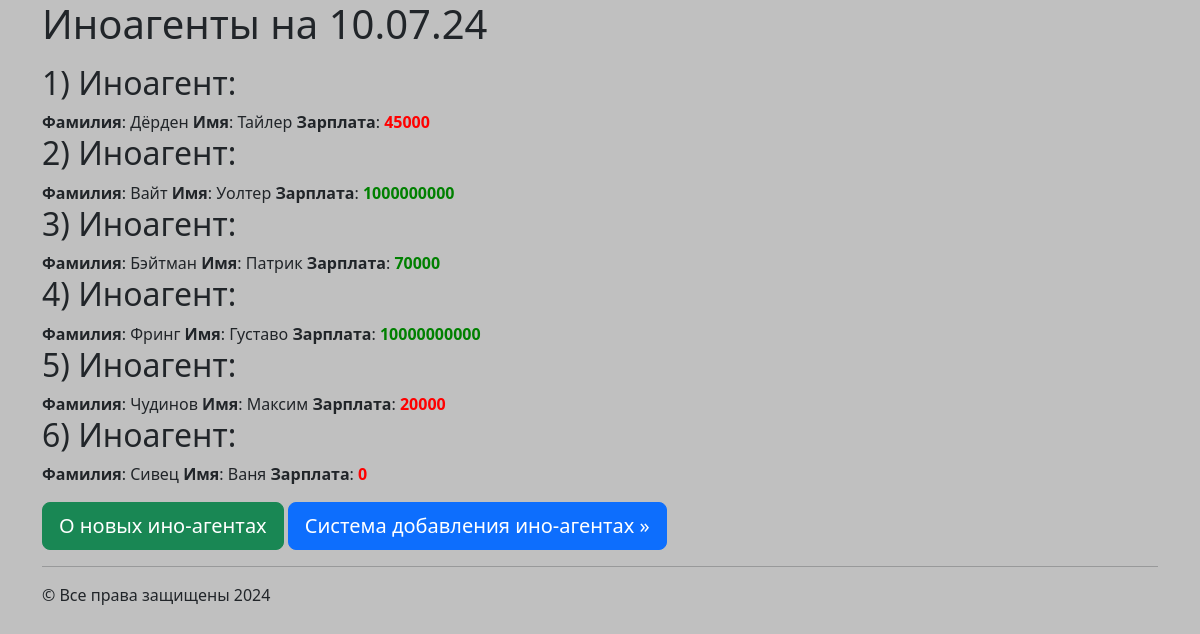
/, run on an earlier commit of the app's database.
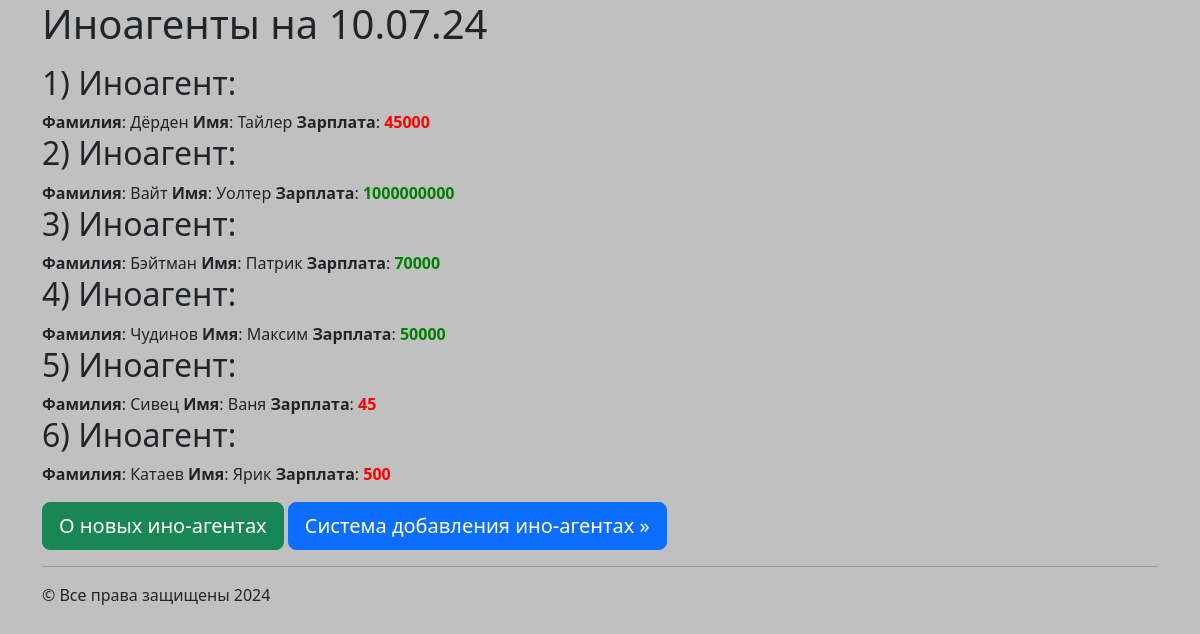
And on a later commit of the database.
### myapp1/models.py (models this page shows, shortened)
class Worker(models.Model):
    name = models.CharField(max_length=20, blank=False)
    second_name = models.CharField(max_length=35, blank=False)
    salary = models.IntegerField(default=0)

### myapp1/views.py (the view)
# urls.py: path('', index_page),
def index_page(request):
    all_workers = Worker.objects.all()
    return render(request, 'index.html', context={'data': all_workers})

### templates/index.html (shortened to what this page needs)
<!DOCTYPE html>
<html lang="ru">
<head>
    {%load static%}
    <link rel="stylesheet" href="{%static 'css/bootstrap.min.css'%}" type="text/css">
</head>
<body style="background: silver">
    <div class="jumbotron">
        <div class="container">
            <h1>Иноагенты на 10.07.24</h1>
            <p>{%for i in data%}
            <h2>{{forloop.counter}}) Иноагент:</h2>
            <b>Фамилия</b>: {{i.second_name}}
            <b>Имя</b>: {{i.name}}
            <b>Зарплата</b>:
            {% if i.salary >= 50000%}
            <b style="color:green;">{{i.salary}}</b>
            {%else%}
            <b style="color:red;">{{i.salary}}</b>
            {%endif %}
            {%endfor%}</p>
            <p>
                <a href="/about_new" class="btn btn-success btn-lg">О новых ино-агентах</a>
                <a href="/adding_system" class="btn btn-primary btn-lg">Система добавления ино-агентах
                &raquo;</a>
            </p>
        </div>
    </div>
    <div class="container">
        <hr>
        &copy; Все права защищены 2024
    </div>
</body>
</html>

What changed in the data, as far as the page shows it:
removed Worker: second_name "Фринг", name "Густаво", salary "10000000000"
changed Worker "Чудинов": salary "20000" → "50000"
changed Worker "Сивец": salary "0" → "45"
added Worker: second_name "Катаев", name "Ярик", salary "500"
